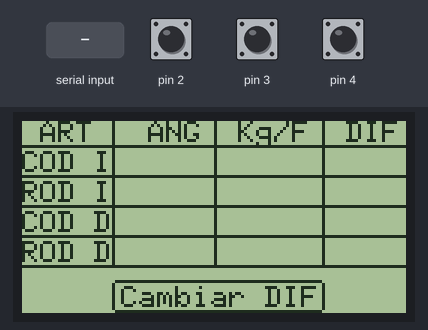
Simulated run of this sketch. Board: Arduino Uno, built with avr-gcc and run on an emulated ATmega328P. Parts: 128×64 one-colour display. The inputs (shaded band) are chosen by the test bench; at power-on: pin 3 HIGH, pin 2 HIGH, pin 4 HIGH. What the sketch prints to the serial monitor is not drawn.

Above: at 4.0 s.
4.1 s: pin 3 pulled LOW for 0.15 s
At 6.9 s:
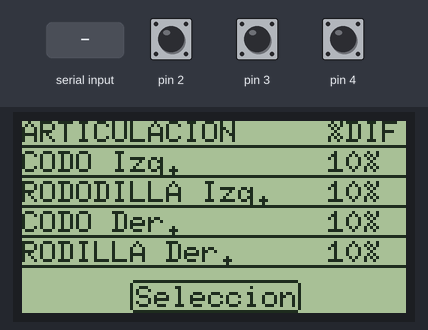
7.2 s: pin 3 pulled LOW for 1 s
At 10.0 s:
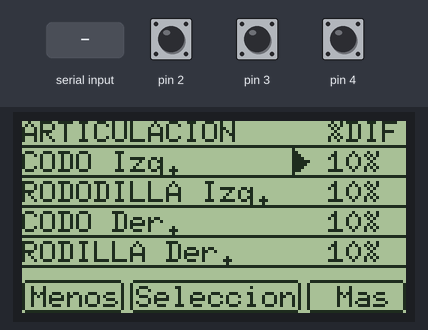
10.7 s: pin 3 pulled LOW for 3.2 s
At 15.3 s:
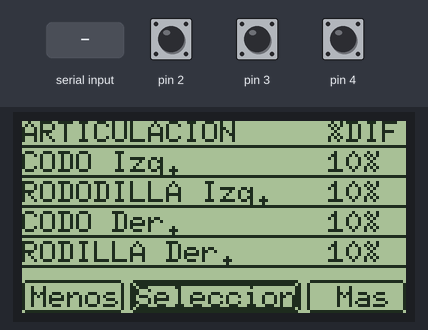
16.9 s: "COD D\n" received over Serial
19.9 s: "%\n" received over Serial
Timing chart, 0 to 22.9 s (numbered marks = the images above; inputs shaded):
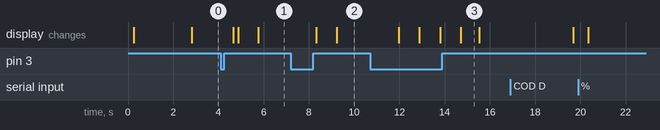

The sketch:

NANO_DISPLAY_ST7920_128X64_V2.ino
```cpp
#include <EEPROM.h>
#include "U8glib.h"
//ARDUINO UNO
//U8GLIB_ST7920_128X64 u8g(13, 12, 11, U8G_PIN_NONE);//Enable 6, R/W 5, RS 4, RESET

//ARDUINO MEGA
//U8GLIB_ST7920_128X64 u8g(52, 50, 51, U8G_PIN_NONE);//Enable 6, R/W 5, RS 4, RESET


//ARDUINO NANO
U8GLIB_ST7920_128X64_1X u8g(13, 12, 11);  // SPI Com: SCK = en = 13, MOSI = rw = 12, CS = di = 11


long t = 0;
int LecturaCAD = 0;
int Idioma = 0;

String inputStringRODD = "";         // a string to hold incoming data
String inputStringRODI = "";         // a string to hold incoming data
String inputStringCODD = "";         // a string to hold incoming data
String inputStringCODI = "";         // a string to hold incoming data
boolean stringComplete = false;      // whether the string is complete
String inputString = "";             // a string to hold incoming data

bool btnMenos = true;
bool btnSelec = true;
bool btnMas = true;
bool CambioVAL = false;

int c = 0;//cursor

int diffCODI = 10; // fidicultad
int diffRODI = 10; // fidicultad
int diffCODD = 10; // fidicultad
int diffRODD = 10; // fidicultad

void setup() {
  // put your setup code here, to run once:
  pinMode(2, INPUT_PULLUP);
  pinMode(3, INPUT_PULLUP);
  pinMode(4, INPUT_PULLUP);
  //  attachInterrupt(digitalPinToInterrupt(3), Interrup, CHANGE);//detachInterrupt(digitalPinToInterrupt(3));
  Serial.begin(9600);
  Serial.print("INICIO P"); Serial.print(char(250));Serial.println("lsAR V3.0");
  //Serial1.begin(9600);//serial del bluethooth
  //for(int n = 22 ; n < 32 ; n++){ pinMode(n,OUTPUT); digitalWrite(n,HIGH); }
  //pinMode(13,INPUT);


  // flip screen, if required
  // u8g.setRot180();

  // set SPI backup if required
  //u8g.setHardwareBackup(u8g_backup_avr_spi);

  // assign default color value
  if ( u8g.getMode() == U8G_MODE_R3G3B2 ) {
    u8g.setColorIndex(255);     // white
  }
  else if ( u8g.getMode() == U8G_MODE_GRAY2BIT ) {
    u8g.setColorIndex(3);         // max intensity
  }
  else if ( u8g.getMode() == U8G_MODE_BW ) {
    u8g.setColorIndex(1);         // pixel on
  }
  else if ( u8g.getMode() == U8G_MODE_HICOLOR ) {
    u8g.setHiColorByRGB(255, 255, 255);
  }

  //int t = millis();
  u8g.firstPage();
  do {
    MostrarINICIO();
  } while ( u8g.nextPage() );
  //int t2 = millis();
  //Serial.println(t2-t);
  delay(2000);
  u8g.firstPage();
  do {
    MostrarINFO();
  } while ( u8g.nextPage() );
}


float mapfloat(float x, float in_min, float in_max, float out_min, float out_max)
{
  return (x - in_min) * (out_max - out_min) / (in_max - in_min) + out_min;
}


void loop() {

  LeerBotones();


  if (stringComplete) {
    //Serial.println(inputString);//ESPERO ROD D 180  -100  10%
    // clear the string:
    int CDI = inputString.indexOf("COD I"); //Serial.println(CDD);
    int ROI = inputString.indexOf("ROD I"); //Serial.println(ROD);
    int CDD = inputString.indexOf("COD D"); //Serial.println(CDI);
    int ROD = inputString.indexOf("ROD D"); //Serial.println(ROI);
    int CLS = inputString.indexOf("CLS"); //Serial.println(ROI);

    if (CDI == 0) {
      inputStringCODI = inputString ;
    }
    if (ROI == 0) {
      inputStringRODI = inputString ;
    }
    if (CDD == 0) {
      inputStringCODD = inputString ;
    }
    if (ROD == 0) {
      inputStringRODD = inputString ;
    }

    if (CLS == 0) {
      inputStringCODI = "" ;
      inputStringRODI = "" ;
      inputStringCODD = "" ;
      inputStringRODD = "" ;
    }

    u8g.firstPage();  do {
      MostrarINFO();
    } while ( u8g.nextPage() );

    inputString = "";
    stringComplete = false;
  }
}


void LeerBotones() {
  btnMenos = digitalRead(2);
  btnSelec = digitalRead(3);
  btnMas = digitalRead(4);

  if (btnMenos == false && btnMas == false) {
    long t = millis();
    do { } while ((millis() - t) < 2000);
    btnMas = digitalRead(4); btnMenos = digitalRead(2);
    if (btnMenos == false && btnMas == false) {
      //ir al menu de lenguaje
      SelecLenguaje();
    }

  }


  if (btnSelec == false) {
    u8g.firstPage();
    do {
      u8g.drawRFrame(31, 54, 69 , 9, 2);
      MostrarINFO();
    } while ( u8g.nextPage() );
    delay(200);
    ConfigDiff();
  }
  //if(btnMas == false)  {btnPush(); }
}


void SelecLenguaje() {
  DisplayCLS();
  int Y = 0;
  long t = millis();
  do {
    btnMenos = digitalRead(2);
    btnSelec = digitalRead(3);
    btnMas = digitalRead(4);

    if (btnMenos == false) {
      t = millis();
      delay(200);
      if (btnMenos == false) {
        Idioma++;
        if (Y > 55) {
          Y = 0;
        } if (Idioma > 50) {
          Idioma = -7;
        }
        Y = 16 + (Idioma * 7);
      }


    }

    u8g.firstPage();
    do {
      u8g.setFont(u8g_font_6x10);
      u8g.drawStr90(11, 56, ">");
      u8g.drawRFrame(0, 53, 30 , 11, 2); //x; y; ancho; alto; radio

      u8g.drawStr( 50, 62, "Elegir");
      u8g.drawRFrame(30, 53, 68 , 11, 2); //x; y; ancho; alto; radio

      u8g.drawStr90(110, 56, "<");
      u8g.drawRFrame(98, 53, 30 , 11, 2); //x; y; ancho; alto; radio


      u8g.setPrintPos( 50,  8); u8g.print("IDIOMAS");
      u8g.setFont(u8g_font_04b_03);
      u8g.setPrintPos( 15,  16); u8g.print("Latino Americano");
      u8g.setPrintPos( 15,  23); u8g.print("Ingles");
      u8g.setPrintPos( 15,  30); u8g.print("Ruso");
      u8g.setPrintPos( 15,  37); u8g.print("Jaopnes");
      u8g.setPrintPos( 15,  44); u8g.print("Chino");

      u8g.setPrintPos( 15,  52); u8g.print(t); u8g.print("   "); u8g.print(Y);
      u8g.drawTriangle(0, Y, 0, Y + 4, 0, Y / 2);
      //u8g.drawTriangle(90,9, 90,17, 95,13);

    } while ( u8g.nextPage() );

  } while ((millis() - t) < 5000);

  u8g.firstPage();  do {
    MostrarINFO();
  } while ( u8g.nextPage() );

}


void MostrarINICIO() {
  //u8g.setFont(u8g_font_unifont);
  //u8g.setFont(u8g_font_osb21);
  //u8g.setFont(u8g_font_04b_03);
  u8g.setFont(u8g_font_fub17);
  //u8g.setFont(u8g_font_6x10);
  //u8g.setFont(u8g_font_fur11n);
  u8g.setPrintPos( 25,  17); u8g.print("P"); u8g.print(char(250)); u8g.print("lsAR");
  u8g.setPrintPos( -2, 64);  u8g.print("EFFICTRON");

  //delay(5000);
}

void MostrarINFO() {


  //u8g.firstPage();
  //do {
  //u8g.setFont(u8g_font_unifont);
  //u8g.setFont(u8g_font_osb21);
  //u8g.setFont(u8g_font_04b_03);
  //u8g.setFont(u8g_font_fub17);
  u8g.setFont(u8g_font_6x10);
  //u8g.setFont(u8g_font_fur11n);
  u8g.setPrintPos( 0,  7); u8g.print(" ART   ANG  Kg/F  DIF");//HASTA 21 CHAR
  u8g.setPrintPos( 0, 17);  u8g.print("COD I");
  u8g.setPrintPos( 0, 27);  u8g.print("ROD I");
  u8g.setPrintPos( 0, 37);  u8g.print("COD D");
  u8g.setPrintPos( 0, 47);  u8g.print("ROD D");
  //u8g.setPrintPos( 0, 64);  u8g.print("12345678901234567890123456");


  //lineas
  u8g.drawLine(0, 8, 128, 8);//linea horizontal
  u8g.drawLine(0, 18, 128, 18);//linea horizontal
  u8g.drawLine(0, 28, 128, 28);//linea horizontal
  u8g.drawLine(0, 38, 128, 38);//linea horizontal
  u8g.drawLine(0, 48, 128, 48);//linea horizontal

  u8g.drawLine(30, 0, 30, 48);//linea vertical
  u8g.drawLine(64, 0, 64, 48);//linea vertical
  u8g.drawLine(100, 0, 100, 48);//linea vertical
  //u8g.setPrintPos( 82, 63);

  //botones
  //              if(c != 0){
  //                Serial.println("no es dist. 0");
  //                u8g.drawStr( 3, 62, "Menos");
  //                u8g.drawRFrame(0, 53,34 ,11, 2); //x; y; ancho; alto; radio
  //
  //                u8g.drawStr( 105, 62, "Mas");
  //                u8g.drawRFrame(95, 53,33 ,11, 2); //x; y; ancho; alto; radio
  //              }

  u8g.drawStr( 33, 62, "Cambiar DIF");
  u8g.drawRFrame(30, 53, 71 , 11, 2); //x; y; ancho; alto; radio


//ESTOS SON LOS DATOS QUE SE VAN ACTUALIZANDO
  String CDa =""; String CDk = ""; String CDd = "";
  //int CD = inputString.indexOf("a");
  //int CD = inputString.indexOf("a");
  //.substring(19)
  Serial.println(inputStringCODD);
  for(int CD = 3; CD < 50; CD++){
    if(inputStringCODD.substring(CD) != "k"){
      CDa = CDa +  inputStringCODD.substring(CD);
      u8g.setPrintPos( 42, 37);  u8g.print(CDa);
      }
    else {CDa = ""; break;}
  }


  u8g.setPrintPos( 72, 37);  u8g.print(CDk);
  u8g.setPrintPos( 108, 37);  u8g.print(CDd);

  u8g.setPrintPos( 0, 17);  u8g.print(inputStringCODI);
  u8g.setPrintPos( 0, 27);  u8g.print(inputStringRODI);
  u8g.setPrintPos( 0, 37);  u8g.print(inputStringCODD);
  u8g.setPrintPos( 0, 47);  u8g.print(inputStringRODD);
  //MostrarINFO();
  //} while( u8g.nextPage() );


}

void serialEvent() {
  while (Serial.available()) {
    // get the new byte:
    char inChar = (char)Serial.read();
    // add it to the inputString:
    inputString += inChar;
    //Serial.print(inChar);
    if ((inChar == '%') || (inChar == '\n')) {
      stringComplete = true;
    }
  }
}

void DisplayCLS() {
  u8g.firstPage();
  do {  } while ( u8g.nextPage());

}

void ConfigDiff() {
  //Serial.println("ConficDiff");
  DisplayCLS(); delay(50);
  long t = millis();
  //Serial.print("t = "); Serial.println(t);
  do {

    //leo los botones
    btnMenos = digitalRead(2);
    btnSelec = digitalRead(3);
    btnMas = digitalRead(4);
    delay(50);
    //si se presiono uno
    if (c > 4) {
      c = 0;
    }

    if (btnSelec == false) {
      /*delay(200);*/  if (btnSelec == false) {
        t = millis(); /*delay(150);*/  c ++;
      }
    }

    //si no estan presionados
    if (btnMenos == true) {
      {
        u8g.drawStr( 3, 62, "Menos");
        u8g.drawRFrame(0, 53, 34 , 11, 2);
      }
    }
    if (btnSelec == true) {
      {
        u8g.drawRFrame(36, 53, 57 , 11, 2);
      }
    }
    if (btnMas == true)  {
      {
        u8g.drawStr( 105, 62, "Mas");
        u8g.drawRFrame(95, 53, 33 , 11, 2);
      }
    }

    if (c == 1) {
      if (btnMenos == false) {
        /*u8g.drawRFrame( 1, 54,32 ,9, 2);*/ t = millis();
        diffCODI --;
        CambioVAL = true;
      }
    }
    if (c == 1) {
      if (btnMas == false)  {
        /*u8g.drawRFrame(96, 54,31 ,9, 2); t =*/ millis();
        diffCODI ++;
        CambioVAL = true;
      }
    }

    if (c == 2) {
      if (btnMenos == false) {
        /*u8g.drawRFrame( 1, 54,32 ,9, 2);*/ t = millis();
        diffRODI --;
        CambioVAL = true;
      }
    }
    if (c == 2) {
      if (btnMas == false)  {
        /*u8g.drawRFrame(96, 54,31 ,9, 2);*/ t = millis();
        diffRODI ++;
        CambioVAL = true;
      }
    }

    if (c == 3) {
      if (btnMenos == false) {
        /*u8g.drawRFrame( 1, 54,32 ,9, 2); */t = millis();
        diffCODD --;
        CambioVAL = true;
      }
    }
    if (c == 3) {
      if (btnMas == false)  {
        /*u8g.drawRFrame(96, 54,31 ,9, 2); */t = millis();
        diffCODD ++;
        CambioVAL = true;
      }
    }

    if (c == 4) {
      if (btnMenos == false) {
        /*u8g.drawRFrame( 1, 54,32 ,9, 2);*/ t = millis();
        diffRODD --;
        CambioVAL = true;
      }
    }
    if (c == 4) {
      if (btnMas == false)  {
        /*u8g.drawRFrame(96, 54,31 ,9, 2);*/ t = millis();
        diffRODD ++;
        CambioVAL = true;
      }
    }


    u8g.firstPage();
    do {

      if (btnMenos == false) {
        t = millis();
        u8g.drawRFrame( 1, 54, 32 , 9, 2);
      }
      if (btnSelec == false) {
        t = millis();
        u8g.drawRFrame(37, 54, 55 , 9, 2);
      }
      if (btnMas == false)  {
        t = millis();
        u8g.drawRFrame(96, 54, 31 , 9, 2);
      }

      //textos
      u8g.setFont(u8g_font_6x10);
      //u8g.setFont(u8g_font_fur11n);
      u8g.setPrintPos( 0,  7); u8g.print("ARTICULACION     %DIF");//HASTA 21 CHAR
      u8g.setPrintPos( 0, 17);  u8g.print("CODO Izq.        "); u8g.print(diffCODI); u8g.print("%");
      u8g.setPrintPos( 0, 27);  u8g.print("RODODILLA Izq.   "); u8g.print(diffRODI); u8g.print("%");
      u8g.setPrintPos( 0, 37);  u8g.print("CODO Der.        "); u8g.print(diffCODD); u8g.print("%");
      u8g.setPrintPos( 0, 47);  u8g.print("RODILLA Der.     "); u8g.print(diffRODD); u8g.print("%");

      //lineas
      u8g.drawLine(0, 8, 128, 8);//linea horizontal
      u8g.drawLine(0, 18, 128, 18);//linea horizontal
      u8g.drawLine(0, 28, 128, 28);//linea horizontal
      u8g.drawLine(0, 38, 128, 38);//linea horizontal
      u8g.drawLine(0, 48, 128, 48);//linea horizontal

      if (c != 0) {
        u8g.drawStr( 3, 62, "Menos");
        u8g.drawRFrame(0, 53, 34 , 11, 2); //x; y; ancho; alto; radio

        u8g.drawStr( 105, 62, "Mas");
        u8g.drawRFrame(95, 53, 33 , 11, 2); //x; y; ancho; alto; radio
      }

      u8g.drawStr( 38, 62, "Seleccion");
      u8g.drawRFrame(36, 53, 57 , 11, 2); //x; y; ancho; alto; radio

      switch (c) {
        case 1:
          u8g.drawTriangle(90, 9, 90, 17, 95, 13);
          break;
        case 2:// no hay nada seleccionado
          u8g.drawTriangle(90, 19, 90, 27, 95, 23);
          break;
        case 3:// no hay nada seleccionado
          u8g.drawTriangle(90, 29, 90, 37, 95, 33);
          break;
        case 4:// no hay nada seleccionado
          u8g.drawTriangle(90, 39, 90, 47, 95, 43);
          break;

        default:
          break;
      }


    } while ( u8g.nextPage() );

  } while ((millis() - t) < 5000);


  c = 0;
  DisplayCLS(); delay(100);

  if ( CambioVAL == true) {
    CambioVAL = false;
    //aca mando la info para LOS NANOS
    Serial.print("D"); Serial.println(diffCODD);
    u8g.firstPage(); do {
      u8g.drawStr( 0 , 36, "Aplicando Cambios... ");
    } while ( u8g.nextPage() ); delay(2000);
  }

  u8g.firstPage(); do {
    MostrarINFO();
  } while ( u8g.nextPage() );
}

void Interrup() {
  //  btnSelec = digitalRead(3);
  //  long t = micros();
  //  u8g.firstPage();
  //      do {
  //        MostrarINICIO();
  //      } while( u8g.nextPage() );
  //long t2 = micros();
  //Serial.print(t2-t);   Serial.print("  mmS "); Serial.println(millis());

}
```

Measured:
- after the input at 4.1 s, the display: first changes after 0.56 s (image 1 shows a later state)
- after the input at 7.2 s, the display: first changes after 1.1 s (image 2 shows a later state)
- what the display in image 3 shows lasts 0.8 s, from 14.7 s to 15.5 s
